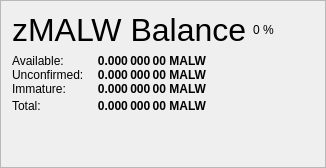
                   <widget class="QFrame" name="frame_ZerocoinBalances">
                    <property name="frameShape">
                     <enum>QFrame::StyledPanel</enum>
                    </property>
                    <property name="frameShadow">
                     <enum>QFrame::Raised</enum>
                    </property>
                    <layout class="QVBoxLayout" name="verticalLayout_7">
                     <item>
                      <layout class="QHBoxLayout" name="horizontalLayout_8" stretch="0,0,0">
                       <item>
                        <widget class="QLabel" name="label_5z_3">
                         <property name="minimumSize">
                          <size>
                           <width>0</width>
                           <height>20</height>
                          </size>
                         </property>
                         <property name="font">
                          <font>
                           <pointsize>24</pointsize>
                           <weight>50</weight>
                           <bold>false</bold>
                          </font>
                         </property>
                         <property name="text">
                          <string>zMALW Balance</string>
                         </property>
                        </widget>
                       </item>
                       <item>
                        <widget class="QLabel" name="labelzMALWPercent">
                         <property name="text">
                          <string notr="true">0 %</string>
                         </property>
                        </widget>
                       </item>
                       <item>
                        <spacer name="horizontalSpacer_11">
                         <property name="orientation">
                          <enum>Qt::Horizontal</enum>
                         </property>
                         <property name="sizeHint" stdset="0">
                          <size>
                           <width>40</width>
                           <height>20</height>
                          </size>
                         </property>
                        </spacer>
                       </item>
                      </layout>
                     </item>
                     <item>
                      <layout class="QGridLayout" name="gridLayout_5">
                       <property name="horizontalSpacing">
                        <number>12</number>
                       </property>
                       <property name="verticalSpacing">
                        <number>0</number>
                       </property>
                       <item row="1" column="0">
                        <widget class="QLabel" name="labelzBalanceMatureText">
                         <property name="toolTip">
                          <string>Mature: more than 20 confirmation and more than 1 mint of the same denomination after it was minted.
These zMALW are spendable.</string>
                         </property>
                         <property name="text">
                          <string>Available:</string>
                         </property>
                        </widget>
                       </item>
                       <item row="1" column="1">
                        <widget class="QLabel" name="labelzBalanceMature">
                         <property name="font">
                          <font>
                           <weight>75</weight>
                           <bold>true</bold>
                          </font>
                         </property>
                         <property name="toolTip">
                          <string>Mature: more than 20 confirmation and more than 1 mint of the same denomination after it was minted.
These zMALW are spendable.</string>
                         </property>
                         <property name="text">
                          <string notr="true">0.000 000 00 MALW</string>
                         </property>
                         <property name="alignment">
                          <set>Qt::AlignRight|Qt::AlignTrailing|Qt::AlignVCenter</set>
                         </property>
                        </widget>
                       </item>
                       <item row="2" column="0">
                        <widget class="QLabel" name="labelzBalanceUnconfirmedText">
                         <property name="toolTip">
                          <string>Unconfirmed: less than 20 confirmations
Immature: confirmed, but less than 3 mints of the same denomination after it was minted</string>
                         </property>
                         <property name="text">
                          <string>Unconfirmed:</string>
                         </property>
                        </widget>
                       </item>
                       <item row="2" column="1">
                        <widget class="QLabel" name="labelzBalanceUnconfirmed">
                         <property name="font">
                          <font>
                           <weight>75</weight>
                           <bold>true</bold>
                          </font>
                         </property>
                         <property name="toolTip">
                          <string>Unconfirmed: less than 20 confirmations
Immature: confirmed, but less than 3 mints of the same denomination after it was minted</string>
                         </property>
                         <property name="text">
                          <string notr="true">0.000 000 00 MALW</string>
                         </property>
                         <property name="alignment">
                          <set>Qt::AlignRight|Qt::AlignTrailing|Qt::AlignVCenter</set>
                         </property>
                        </widget>
                       </item>
                       <item row="3" column="0">
                        <widget class="QLabel" name="labelzBalanceImmatureText">
                         <property name="toolTip">
                          <string>Unconfirmed: less than 20 confirmations
Immature: confirmed, but less than 3 mints of the same denomination after it was minted</string>
                         </property>
                         <property name="text">
                          <string>Immature:</string>
                         </property>
                        </widget>
                       </item>
                       <item row="3" column="1">
                        <widget class="QLabel" name="labelzBalanceImmature">
                         <property name="font">
                          <font>
                           <weight>75</weight>
                           <bold>true</bold>
                          </font>
                         </property>
                         <property name="toolTip">
                          <string>Unconfirmed: less than 20 confirmations
Immature: confirmed, but less than 3 mints of the same denomination after it was minted</string>
                         </property>
                         <property name="text">
                          <string notr="true">0.000 000 00 MALW</string>
                         </property>
                         <property name="alignment">
                          <set>Qt::AlignRight|Qt::AlignTrailing|Qt::AlignVCenter</set>
                         </property>
                        </widget>
                       </item>
                       <item row="4" column="0">
                        <widget class="QLabel" name="labelzBalanceText">
                         <property name="toolTip">
                          <string>Your current zMALW balance, unconfirmed and immature zMALW included.</string>
                         </property>
                         <property name="text">
                          <string>Total:</string>
                         </property>
                        </widget>
                       </item>
                       <item row="4" column="1">
                        <widget class="QLabel" name="labelzBalance">
                         <property name="font">
                          <font>
                           <weight>75</weight>
                           <bold>true</bold>
                          </font>
                         </property>
                         <property name="cursor">
                          <cursorShape>IBeamCursor</cursorShape>
                         </property>
                         <property name="toolTip">
                          <string>Your current zMALW balance, unconfirmed and immature zMALW included.</string>
                         </property>
                         <property name="text">
                          <string notr="true">0.000 000 00 MALW</string>
                         </property>
                         <property name="alignment">
                          <set>Qt::AlignRight|Qt::AlignTrailing|Qt::AlignVCenter</set>
                         </property>
                         <property name="textInteractionFlags">
                          <set>Qt::LinksAccessibleByMouse|Qt::TextSelectableByKeyboard|Qt::TextSelectableByMouse</set>
                         </property>
                        </widget>
                       </item>
                       <item row="4" column="2">
                        <spacer name="horizontalSpacer_4">
                         <property name="orientation">
                          <enum>Qt::Horizontal</enum>
                         </property>
                         <property name="sizeHint" stdset="0">
                          <size>
                           <width>40</width>
                           <height>20</height>
                          </size>
                         </property>
                        </spacer>
                       </item>
                      </layout>
                     </item>
                     <item>
                      <spacer name="verticalSpacer_4">
                       <property name="orientation">
                        <enum>Qt::Vertical</enum>
                       </property>
                       <property name="sizeHint" stdset="0">
                        <size>
                         <width>20</width>
                         <height>40</height>
                        </size>
                       </property>
                      </spacer>
                     </item>
                    </layout>
                   </widget>
